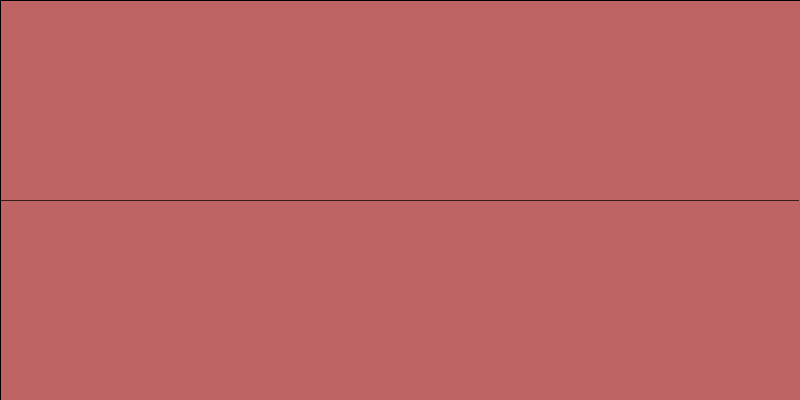
Frame 1 (no input)
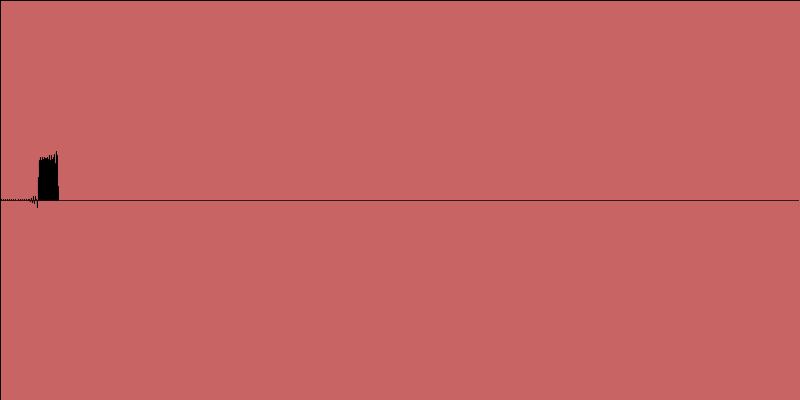
Frame 60 (the mouse pressed at the canvas centre just before this capture)
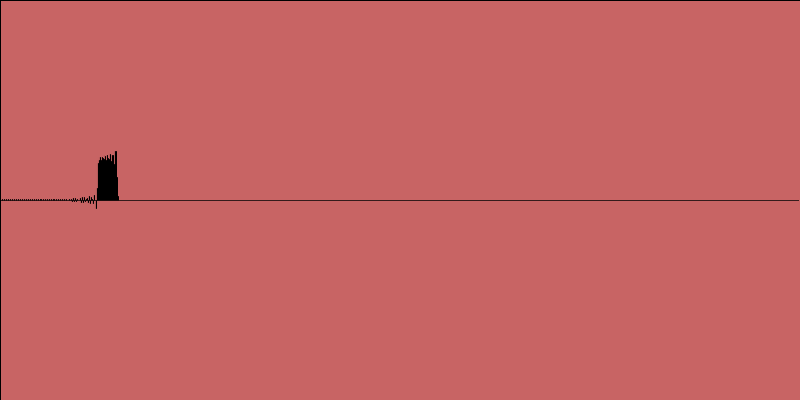
Frame 120 (the mouse held since frame 60 and released just before this capture)

The Processing sketch that drew these frames (run headless with seeded random() and noise(); from frame 60 on, the mouse is pressed at the canvas centre):

// Processing sketch: fdtd1d
// ── fdtd1d.pde

float[] pas;
float[] fut;
float[] now;

float x,dx,c;
int nx;
float dt, ctdx2;

float prop = 0.99;

void setup() {
  size(800,400);
  
  nx = width;
  pas = new float[nx];
  fut = new float[nx];
  now = new float[nx];

  
  dx = 0.125;
  x = nx*dx;
  
  // wave speed 
  c = 1;
  
  dt = dx/c*prop;
  ctdx2 = (c*dt/dx)*(c*dt/dx);
  
  background(100,100,100);
}

float t = 0;

void draw() {
  fill(200,100,100,230);
  rect(0,0,width,height);
 
  t += dt;
  /*
   Wave equation
   
   \partial^2 u / \partial t^2 =  c^2  laplacian u
   
   u / dt^2 =  c^2 u/dx^2   
   
   ( (u(T+dt) - u(T))/dt - (u(T) - u(T-dt))/dt )/dt = c^2 ((u(x+1) - u(x))/dx - (u(x) - u(x-1))/dx)/dx
   
   ( u(T+dt) - 2*u(T) + u(T-dt) )/dt^2 = c^2 ( u(x+1) - 2*u(x) + u(x-1) ) /dx^2
   
   u(T+dt) = (dt^2 * c^2 / dx^2) * ( u(x+1) - 2*u(x) + u(x-1) ) + 2 u(t) - u(T-dt)
           
  */
  for (int i = 1; i < fut.length-1; i++) {
    fut[i] = ctdx2*(now[i+1] - 2*now[i] + now[i-1]) + 2 * now[i] - pas[i]; 
    
    //print(fut[i] + " " );
    float sc = height*1.0;
    fill(255,0,0,200);
    line((float)i, height/2.0, (float)i, height/2.0 - fut[i]*sc);
  }
  //println("");
  
  for (int i = 0; i < fut.length-1; i++) {
    pas[i] = now[i];
    now[i] = fut[i]; 
  }
  
  if ( t < 2.5 ) {
    fut[0] = noise(t/100.0)-0.5;
  }  else {
    fut[0] = 0;
  }
  
  
}
